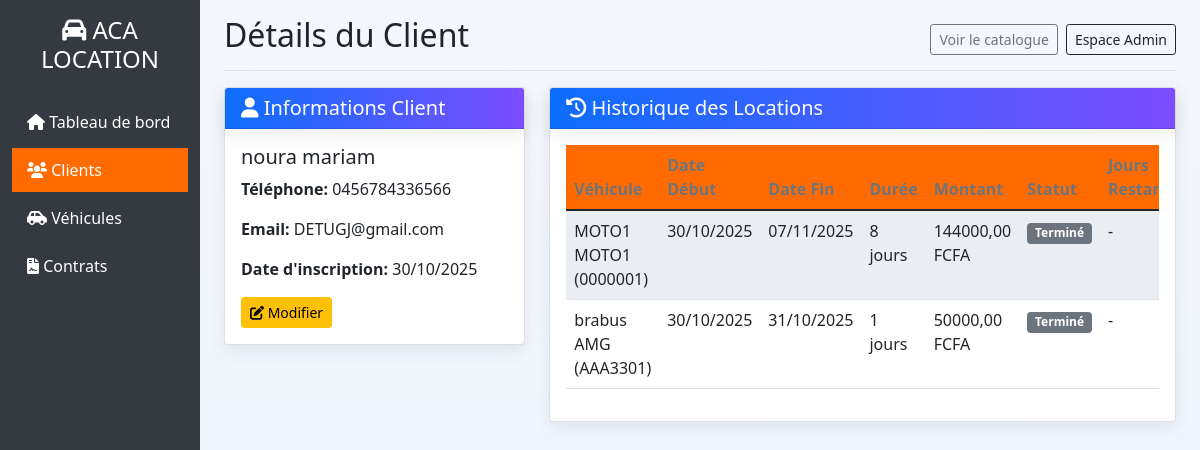
The page /client/detail/3/ on the database its author committed.
### gestion/models.py (models this page shows, shortened)
class Client(models.Model):
    nom = models.CharField(max_length=100)
    prenom = models.CharField(max_length=100)
    telephone = models.CharField(max_length=20)
    email = models.EmailField(blank=True, null=True)
    date_creation = models.DateTimeField(auto_now_add=True)
    def historique_contrats(self):
        return self.contrat_set.all().order_by('-date_creation')
    class Meta:
        verbose_name = "Client"
        verbose_name_plural = "Clients"

class Contrat(models.Model):
    STATUT_CHOICES = [
        ('actif', 'Actif'),
        ('termine', 'Terminé'),
        ('en_retard', 'En retard'),
        ('rompu', 'Rompu'),
    ]
    MODE_PAIEMENT = [
        ('carte', 'Carte bancaire'),
        ('virement', 'Virement'),
        ('especes', 'Espèces'),
        ('cheque', 'Chèque'),
        ('mobile', 'Paiement mobile'),
    ]
    client = models.ForeignKey(Client, on_delete=models.CASCADE)
    vehicule = models.ForeignKey(Vehicule, on_delete=models.CASCADE)
    date_creation = models.DateTimeField(auto_now_add=True)
    date_debut = models.DateField()
    date_fin = models.DateField(blank=True, null=True)
    nb_jours = models.IntegerField(validators=[MinValueValidator(1)])
    montant_total = models.DecimalField(max_digits=10, decimal_places=2, blank=True, null=True)
    statut = models.CharField(max_length=20, choices=STATUT_CHOICES, default='actif')
    mode_paiement = models.CharField(max_length=20, choices=MODE_PAIEMENT, default='especes')
    details_paiement = models.JSONField(blank=True, null=True)
    class Meta:
        verbose_name = "Contrat"
        verbose_name_plural = "Contrats"

class Vehicule(models.Model):
    TYPE_VEHICULE = [
        ('voiture', 'Voiture'),
        ('moto', 'Moto'),
    ]
    type_vehicule = models.CharField(max_length=20, choices=TYPE_VEHICULE)
    marque = models.CharField(max_length=100)
    modele = models.CharField(max_length=100)
    annee = models.IntegerField()
    immatriculation = models.CharField(max_length=20, unique=True)
    prix_journalier = models.DecimalField(max_digits=10, decimal_places=2, validators=[MinValueValidator(0)])
    cylindree = models.IntegerField(blank=True, null=True)
    nombre_portes = models.IntegerField(blank=True, null=True)
    disponible = models.BooleanField(default=True)
    image = models.ImageField(upload_to='vehicules/', blank=True, null=True)
    date_ajout = models.DateTimeField(auto_now_add=True)
    def __str__(self):
        return f"{self.marque} {self.modele} ({self.immatriculation})"
    class Meta:
        verbose_name = "Véhicule"
        verbose_name_plural = "Véhicules"
        ordering = ['-date_ajout']
    class Meta:
        verbose_name = "Véhicule"
        verbose_name_plural = "Véhicules"

### gestion/views.py (the view)
# urls.py: path('client/detail/<int:id>/', views.detail_client, name='detail_client'),
def detail_client(request, id):
    client = get_object_or_404(Client, id=id)
    contrats = client.historique_contrats()
    return render(request, 'gestion/client/details.html', {'client': client, 'contrats': contrats})

### gestion/templates/gestion/client/details.html
{% extends 'gestion/base.html' %}
{% block page_title %}Détails du Client{% endblock %}
{% block content %}
<div class="row">
    <div class="col-md-4">
        <div class="card">
            <div class="card-header bg-primary-custom text-white">
                <h5 class="mb-0"><i class="fas fa-user"></i> Informations Client</h5>
            </div>
            <div class="card-body">
                <h5>{{ client.prenom }} {{ client.nom }}</h5>
                <p><strong>Téléphone:</strong> {{ client.telephone }}</p>
                <p><strong>Email:</strong> {{ client.email|default:"Non renseigné" }}</p>
                <p><strong>Date d'inscription:</strong> {{ client.date_creation|date:"d/m/Y" }}</p>
                <div class="mt-3">
                    <a href="{% url 'modifier_client' client.id %}" class="btn btn-warning btn-sm">
                        <i class="fas fa-edit"></i> Modifier
                    </a>
                </div>
            </div>
        </div>
    </div>
    <div class="col-md-8">
        <div class="card">
            <div class="card-header bg-primary-custom text-white">
                <h5 class="mb-0"><i class="fas fa-history"></i> Historique des Locations</h5>
            </div>
            <div class="card-body">
                {% if contrats %}
                <div class="table-responsive">
                    <table class="table table-striped">
                        <thead>
                            <tr>
                                <th>Véhicule</th>
                                <th>Date Début</th>
                                <th>Date Fin</th>
                                <th>Durée</th>
                                <th>Montant</th>
                                <th>Statut</th>
                                <th>Jours Restants</th>
                            </tr>
                        </thead>
                        <tbody>
                            {% for contrat in contrats %}
                            <tr>
                                <td>{{ contrat.vehicule }}</td>
                                <td>{{ contrat.date_debut|date:"d/m/Y" }}</td>
                                <td>{{ contrat.date_fin|date:"d/m/Y" }}</td>
                                <td>{{ contrat.nb_jours }} jours</td>
                                <td>{{ contrat.montant_total }} FCFA</td>
                                <td>
                                    <span class="badge bg-{% if contrat.statut == 'actif' %}success{% elif contrat.statut == 'en_retard' %}danger{% else %}secondary{% endif %}">
                                        {{ contrat.get_statut_display }}
                                    </span>
                                </td>
                                <td>
                                    {% if contrat.statut == 'actif' %}
                                        {{ contrat.jours_restants }}
                                    {% else %}
                                        -
                                    {% endif %}
                                </td>
                            </tr>
                            {% endfor %}
                        </tbody>
                    </table>
                </div>
                {% else %}
                <p class="text-muted">Aucun contrat pour ce client</p>
                {% endif %}
            </div>
        </div>
    </div>
</div>
{% endblock %}

### static/css/theme.css (style rules this page uses)
:root { --primary: #0d6efd; --accent: #7c4dff; --muted: #6c757d; --bg: #f4f7fb; --card: #ffffff; --success: #198754; --danger: #dc3545; --radius: 12px; --shadow: 0 6px 18px rgba(16,24,40,0.08); --glass: rgba(255,255,255,0.6); --glass-border: rgba(124,77,255,0.08); }
body { background: linear-gradient(180deg, var(--bg), #eef4ff); color: #162447; font-family: "Inter", system-ui, -apple-system, "Segoe UI", Roboto, "Helvetica Neue", Arial; -webkit-font-smoothing: antialiased; -moz-osx-font-smoothing: grayscale; padding-bottom: 40px; }
.navbar, .card-header { background: linear-gradient(90deg, var(--primary), var(--accent)); color: white !important; border-radius: 8px; box-shadow: var(--shadow); }
.card { border: none; border-radius: var(--radius); background: var(--card); box-shadow: var(--shadow); }
.table thead th { border-bottom: none; color: var(--muted); }
.table-striped tbody tr:nth-of-type(odd) { background-color: rgba(13,110,253,0.03); }

### gestion/templates/gestion/base.html (style rules this page uses)
:root { --primary-color: #ff6b00; --primary-dark: #e55a00; --light-bg: #f8f9fa; }
.bg-primary-custom { background-color: var(--primary-color) !important; }
.table th { background-color: var(--primary-color); color: white; }

### rows shown on the page
Client: prenom "noura", nom "mariam", telephone "0456784336566", email "DETUGJ@gmail.com", date_creation "30/10/2025"
Contrat: vehicule "MOTO1 MOTO1 (0000001)", date_debut "30/10/2025", date_fin "07/11/2025", nb_jours "8", montant_total "144000,00", statut "Terminé"
Contrat: vehicule "brabus AMG (AAA3301)", date_debut "30/10/2025", date_fin "31/10/2025", nb_jours "1", montant_total "50000,00", statut "Terminé"
